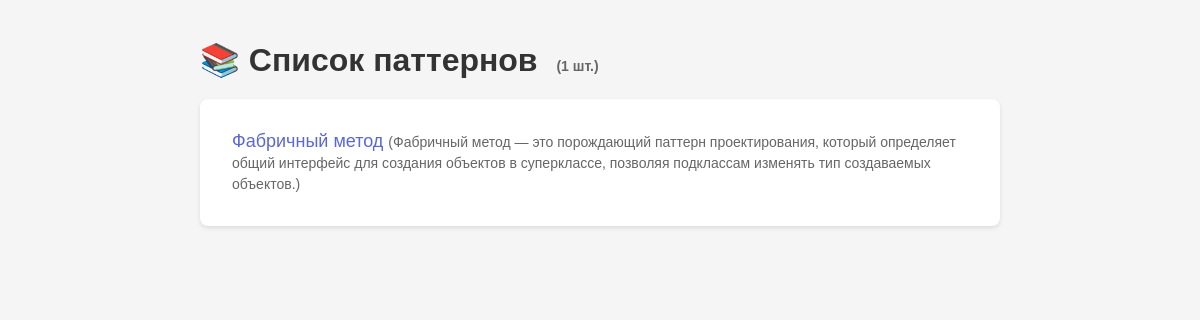
/catalog/Порождающие/, run on the app's committed database.
### main/models.py (models this page shows)
class Patterns(models.Model):
    id = models.AutoField(primary_key=True)
    title = models.CharField(max_length=45)
    categories = models.ForeignKey(Categories, on_delete=models.DO_NOTHING, db_column='categories_id')
    term = models.TextField()
    problem = models.TextField()
    solution = models.TextField()
    examples = models.TextField()
    consclusions = models.TextField()
    tags = models.ManyToManyField(Tags, blank=True)
    stacks = models.ManyToManyField(Stacks, blank=True)
    class Meta:
        db_table = 'patterns'
        unique_together = (('id', 'categories'),)

### main/views.py (the view)
# urls.py: path('catalog/<str:title>/', views.catalog, name='catalog'),
def catalog(request, title):
    category = get_object_or_404(Categories, title=title)
    if category.title == title:
        patterns = Patterns.objects.filter(categories=category)
        return render(request, 'test/catalog.html', {"patterns": patterns})
    return render(request, 'test/catalog.html', {"patterns": "None"})

### templates/test/catalog.html (shortened to what this page needs)
<!DOCTYPE html>
<html lang="ru">
<head>
</head>
<body>
    <h1>📚 Список паттернов <span class="count">({{ patterns|length }} шт.)</span></h1>
    <div class="patterns-list">
        {% for pattern in patterns %}
            <div class="pattern-item">
                <a href="{% url 'pattern_detail' pattern.id %}">
                    {{ pattern.title }}
                </a>
                {% if pattern.term %}
                    <span style="color: #666; font-size: 14px;">({{ pattern.term }})</span>
                {% endif %}
            </div>
        {% empty %}
            <div class="pattern-item">Паттерны не найдены</div>
        {% endfor %}
    </div>
</body>
</html>

### templates/test/catalog.html (style rules this page uses)
body { font-family: Arial, sans-serif; max-width: 800px; margin: 0 auto; padding: 20px; background: #f5f5f5; }
.patterns-list { background: white; border-radius: 8px; padding: 20px; box-shadow: 0 2px 4px rgba(0,0,0,0.1); }
.pattern-item { padding: 12px; border-bottom: 1px solid #e0e0e0; font-size: 18px; }
.pattern-item:last-child { border-bottom: none; }
.pattern-item a { text-decoration: none; color: #5a67d8; }
h1 { color: #333; margin-bottom: 20px; }
.count { color: #666; font-size: 14px; margin-left: 10px; }

### data on the page
Patterns: title "Фабричный метод", term "Фабричный метод — это порождающий паттерн проектирования, который определяет общий интерфейс для создания объектов в суперклассе, позволяя подклассам изменять тип создаваемых объектов."

### other printed values
{{ patterns|length }} "1"
